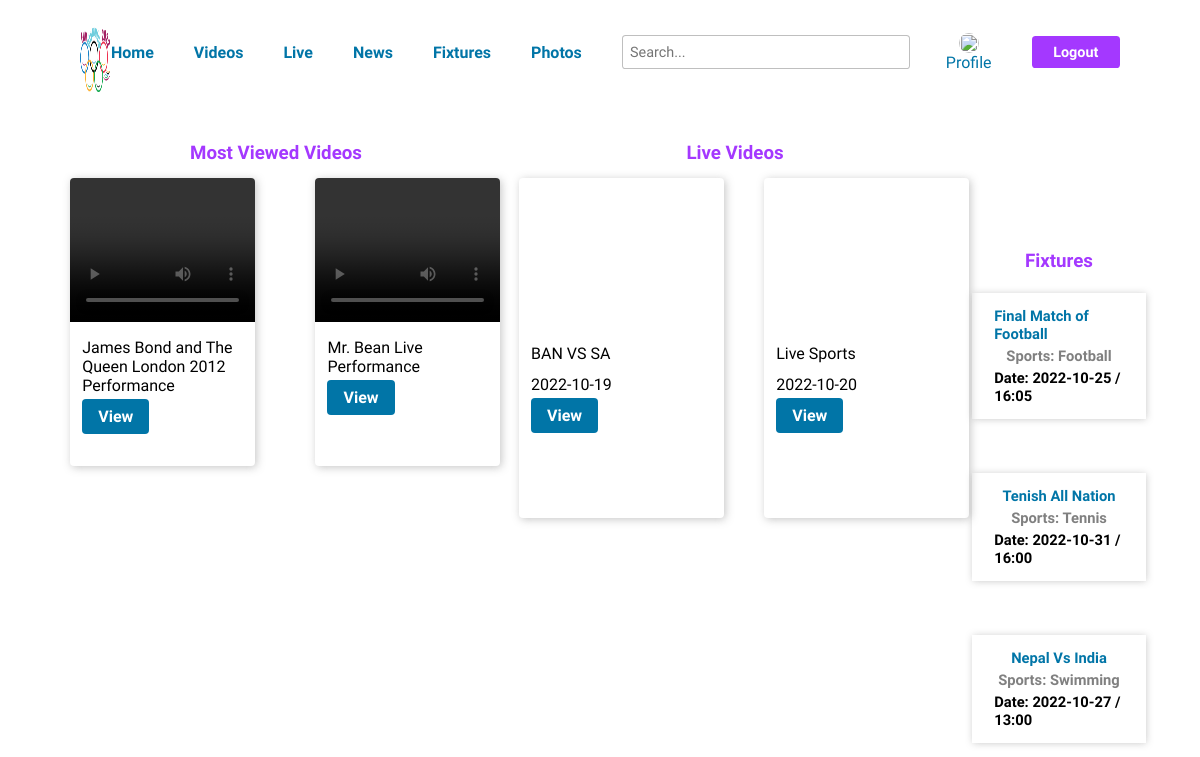
Page /user-homepage.php on the committed database.
### tables this page shows
CREATE TABLE `videos` (
  `video_id` int(11) NOT NULL,
  `vTitle` varchar(255) NOT NULL,
  `vDescription` varchar(2000) NOT NULL,
  `vPath` varchar(255) NOT NULL,
  `date` varchar(255) NOT NULL,
  `vCategory` varchar(255) NOT NULL
);

CREATE TABLE `livevideo` (
  `liveVideoId` int(11) NOT NULL,
  `vTitle` varchar(255) NOT NULL,
  `vDescription` varchar(255) NOT NULL,
  `url` varchar(255) NOT NULL,
  `date` varchar(255) NOT NULL,
  `vCategory` varchar(255) NOT NULL
);

CREATE TABLE `fixtures` (
  `fixId` int(11) NOT NULL,
  `fixtures` varchar(255) NOT NULL,
  `fixture_date` varchar(255) NOT NULL,
  `fixture_time` varchar(255) NOT NULL,
  `fixture_category` varchar(255) NOT NULL
);

### user-homepage.php (the view, shortened to what this page needs)
<!DOCTYPE html>
<html lang="en">
<head>
</head>
<?php include_once('header.php') ?>
<div class="container">
    <div class="bottom-section">
        <div class="video-section">
            <h3>Most Viewed Videos</h3>
            <div class="card-section">
            <?php
                $select_videos = mysqli_query($connection, "SELECT * FROM videos LIMIT 4");
                while($row=mysqli_fetch_assoc($select_videos)){
                    $video_id = $row['video_id'];
                    $video_title = $row['vTitle'];
                    $video_path = $row['vPath'];
                ?>
                <div class="video-card">
                    <video width="100%" height="50%" controls>
                        <source src="uploads/<?php echo $video_path ?>" type="video/mp4">
                    </video>
                    <p><?php echo $video_title ?>
                    <p>
                    <a href="view-video.php?vid=<?php echo $video_id ?>&title=<?php echo $video_title ?>&type=nonlive">View</a>
                </div>
                <?php } ?>
            </div>
        </div>
        <div class="news-section">
            <h3>Live Videos</h3>
            <div class="card-section">
            <?php
                $select_live = mysqli_query($connection, "SELECT * FROM livevideo LIMIT 4");
                while($row=mysqli_fetch_assoc($select_live)){
                    $live_video_id = $row['liveVideoId'];
                    $live_title = $row['vTitle'];
                    $live_url = $row['url'];
                    $live_date = $row['date'];
                ?>
                <div class="news-card">
                <iframe src="<?php echo $live_url ?>" frameborder="0" controls></iframe>
                    <p><?php echo $live_title ?></p>
                    <p><?php echo $live_date ?></p>
                    <a href="view-video.php?vid=<?php echo $live_video_id ?>&title=<?php echo $live_title ?>&type=live">View</a>
                </div>
                <?php } ?>
            </div>
        </div>
        <div class="fixtures-section">
            <h3>Fixtures</h3>
            <div class="card-section">
                <?php
                global $connection;
                $query = "SELECT * FROM fixtures ORDER BY fixid DESC LIMIT 5";
                $result = mysqli_query($connection, $query);
                while ($row = mysqli_fetch_assoc($result)) {
                    $title = $row['fixtures'];
                    $sports = $row['fixture_category'];
                    $time = $row['fixture_date'] . " / " . $row['fixture_time'];
                    echo "
           <div class='fixture-card'>
           <p>$title</p>
           <p>Sports: $sports</p>
           <p>Date: $time</p>
           </div>
           ";
                }
                ?>
            </div>
        </div>
    </div>
</div>
</body>
</html>

### user-homepage.php (style rules this page uses)
* { font-family: 'Lexend', sans-serif; }
.container { width: 90%; margin: 0 auto 2.5em auto; padding: 1.5em 3em; }
h3 { color: #A438FF; text-align: center; margin: .75em auto; }
.bottom-section { display: flex; justify-content: space-between; }
.video-section, .news-section, .fixtures-section { display: flex; flex-direction: column; justify-content: center; align-items: flex-start; }
.video-section, .news-section { width: 40%; height: auto; }
.fixtures-section { width: 15%; }
.card-section:first-of-type, .card-section:nth-of-type(2) { width: 100%; display: grid; grid-template-columns: repeat(2, 47.5%); column-gap: 2.5em; grid-template-rows: repeat(2, 20em); row-gap: 2.5em; align-content: center; justify-items: center; }
.fixtures-section .card-section { display: flex; flex-direction: column; align-items: center; justify-content: center; }
.fixture-card { width: 80%; height: auto; padding: .75em 1.5em; margin: .5em 0; display: flex; flex-direction: column; justify-content: center; align-items: center; box-shadow: .1em .1em .5em rgba(128, 128, 128, 0.45); font-size: .92em; }
.fixture-card p { margin: .15em 0; font-weight: .5em; }
.fixture-card p:first-of-type { font-weight: bolder; color: #0175a7; }
.fixture-card p:nth-of-type(2) { color: grey; font-weight: bold; }
.fixture-card p:last-of-type { font-weight: bold; }
.video-card { width: 90%; height: 18em; box-shadow: .1em .1em .5em rgba(128, 128, 128, 0.45); border-radius: .25em; overflow: hidden; }
.video-card p, .video-card a { margin: .75em 0 .75em .75em; }
.video-card a { text-decoration: none; background-color: #0175a7; color: white; font-weight: bold; padding: .5em 1em; border-radius: .25em; margin-top: 1em; }
.news-card { width: 100%; height: 20em; box-shadow: .1em .1em .5em rgba(128, 128, 128, 0.45); border-radius: .25em; overflow: hidden; padding-bottom:20px; }
.news-card p, .news-card a { margin: .75em 0 .75em .75em; }
.news-card a { text-decoration: none; background-color: #0175a7; color: white; font-weight: bold; padding: .5em 1em; border-radius: .25em; margin-top: 1em; }

### header.php (style rules this page uses)
* { font-family: 'Lexend', sans-serif; }

### rows in the picture
videos: vTitle "James Bond and The Queen London 2012 Performance"
videos: vTitle "Mr. Bean Live Performance"
livevideo: vTitle "BAN VS SA", date "2022-10-19"
livevideo: vTitle "Live Sports", date "2022-10-20"
fixtures: fixtures "Final Match of Football", fixture_category "Football", time "2022-10-25 / 16:05"
fixtures: fixtures "Tenish All Nation", fixture_category "Tennis", time "2022-10-31 / 16:00"
fixtures: fixtures "Nepal Vs India", fixture_category "Swimming", time "2022-10-27 / 13:00"
